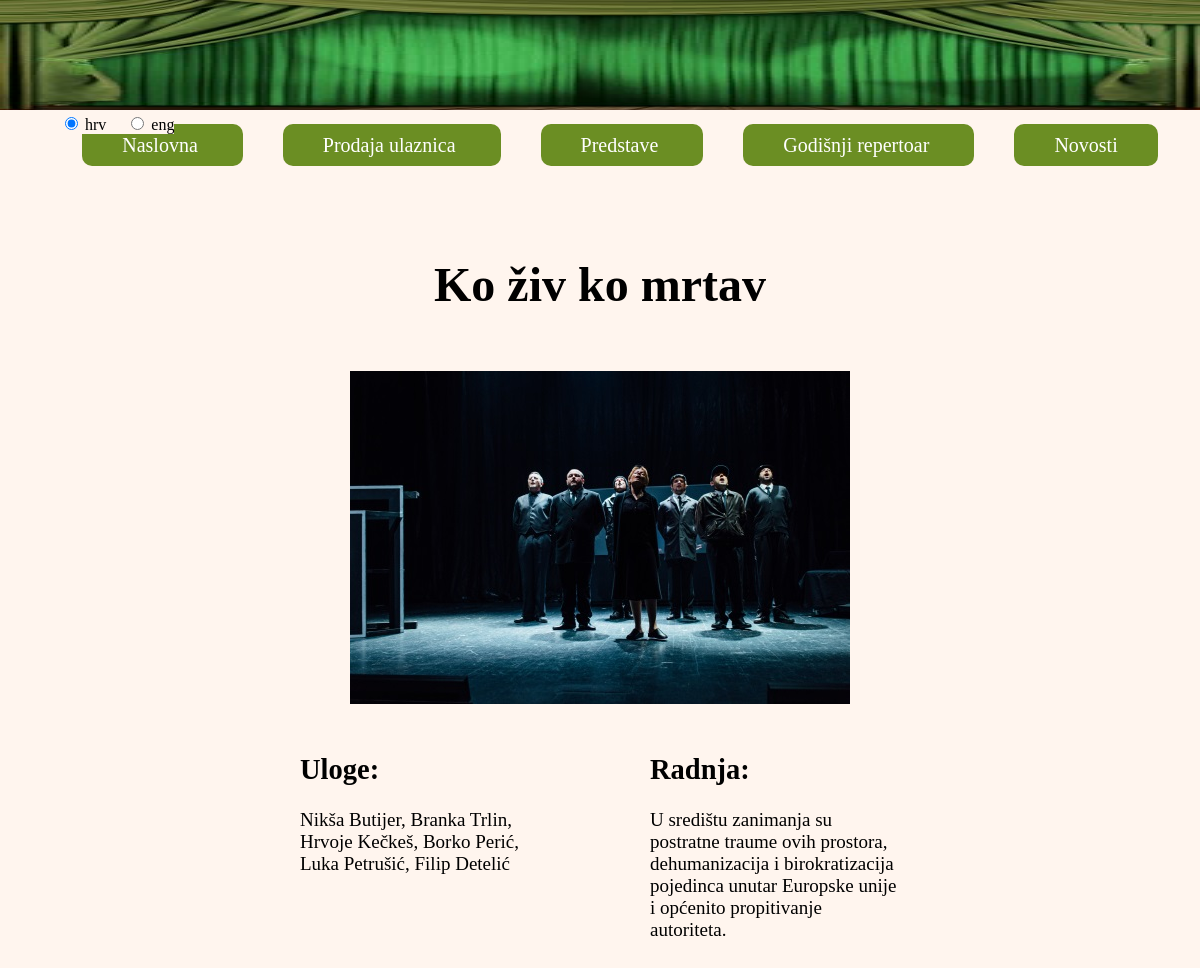
/koZivKoMrtav.php, run on the app's committed database.
### tables this page shows
CREATE TABLE `jezik` (
  `naziv` varchar(30) DEFAULT NULL,
  `hrv` varchar(400) DEFAULT NULL,
  `eng` varchar(400) DEFAULT NULL
);

### koZivKoMrtav.php (the view, shortened to what this page needs)
<!DOCTYPE html>
<html>
	<head>
		<?php
			$con = mysqli_connect("localhost", "root", "root", "kazaliste")
					or die("Neuspjesno spajanje na server");
			$con->set_charset('utf8');
		 ?>
		<link rel="stylesheet" type="text/css" href="mojstil.css">
		<header>
			<img src="zavjesa.jpg" alt="zavjesa" id="header">
			<form method="post" action="koZivKoMrtav.php" class="izborJezika" name="izborJezika"
					onClick="document.forms.izborJezika.submit();">
				<?php
					if(empty($_POST) && !isset($_SESSION['language']))
						echo '<input type="radio" name="jezik" value="hrv" checked> hrv &nbsp;&nbsp;&nbsp;
								<input type="radio" name="jezik" value="eng"> eng';
				?>
			</form>
		</header>
	</head>
	<body>
		<ul>
			<a href="naslovna.php">
				<li>
					<?php
						$query = "SELECT * FROM jezik WHERE naziv='naslovna'";
						$result = mysqli_query($con, $query);
						$row = mysqli_fetch_array($result);
						if(!empty($_POST))
							echo $row[$_POST['jezik']];
						else if(empty($_POST) && !isset($_SESSION['language']))
							echo $row['hrv'];
						else if(empty($_POST) && isset($_SESSION['language']))
							echo $row[$_SESSION['language']];
				 	?>
				</li>
			</a>
			<a href="prodaja_ulaznica.php">
				<li>
					<?php
						$query = "SELECT * FROM jezik WHERE naziv='prodajaUlaznica'";
						$result = mysqli_query($con, $query);
						$row = mysqli_fetch_array($result);
						if(!empty($_POST))
							echo $row[$_POST['jezik']];
						else if(empty($_POST) && !isset($_SESSION['language']))
							echo $row['hrv'];
						else if(empty($_POST) && isset($_SESSION['language']))
							echo $row[$_SESSION['language']];
				 	?>
				</li>
			</a>
			<a href="predstave.php">
				<li>
					<?php
						$query = "SELECT * FROM jezik WHERE naziv='predstave'";
						$result = mysqli_query($con, $query);
						$row = mysqli_fetch_array($result);
						if(!empty($_POST))
							echo $row[$_POST['jezik']];
						else if(empty($_POST) && !isset($_SESSION['language']))
							echo $row['hrv'];
						else if(empty($_POST) && isset($_SESSION['language']))
							echo $row[$_SESSION['language']];
				 	?>
				</li>
			</a>
			<a href="godisnji_repertoar.php">
				<li>
					<?php
						$query = "SELECT * FROM jezik WHERE naziv='godišnjiRepertoar'";
						$result = mysqli_query($con, $query);
						$row = mysqli_fetch_array($result);
						if(!empty($_POST))
							echo $row[$_POST['jezik']];
						else if(empty($_POST) && !isset($_SESSION['language']))
							echo $row['hrv'];
						else if(empty($_POST) && isset($_SESSION['language']))
							echo $row[$_SESSION['language']];
				 	?>
				</li>
			</a>
			<a href="novosti.php">
				<li>
					<?php
						$query = "SELECT * FROM jezik WHERE naziv='novosti'";
						$result = mysqli_query($con, $query);
						$row = mysqli_fetch_array($result);
						if(!empty($_POST))
							echo $row[$_POST['jezik']];
						else if(empty($_POST) && !isset($_SESSION['language']))
							echo $row['hrv'];
						else if(empty($_POST) && isset($_SESSION['language']))
							echo $row[$_SESSION['language']];
				 	?>
				</li>
			</a>
		</ul>
		<div class="glavni">
			<h1>
				<?php
					$query = "SELECT * FROM jezik WHERE naziv='predstava1'";
					$result = mysqli_query($con, $query);
					$row = mysqli_fetch_array($result);
					if(!empty($_POST))
						echo $row[$_POST['jezik']];
					else if(empty($_POST) && !isset($_SESSION['language']))
						echo $row['hrv'];
					else if(empty($_POST) && isset($_SESSION['language']))
						echo $row[$_SESSION['language']];
				?>
			</h1>
			<br>
			<img src="koZivKoMrtavSlika.jpg" alt="Ko živ ko mrtav slika">
		</div>
		<div class="pomocni">
			<div class="donjiLijevi">
				<h2>
					<?php
						$query = "SELECT * FROM jezik WHERE naziv='uloge'";
						$result = mysqli_query($con, $query);
						$row = mysqli_fetch_array($result);
						if(!empty($_POST))
							echo $row[$_POST['jezik']];
						else if(empty($_POST) && !isset($_SESSION['language']))
							echo $row['hrv'];
						else if(empty($_POST) && isset($_SESSION['language']))
							echo $row[$_SESSION['language']];
					?>
				</h2>
				<?php
					$query = "SELECT * FROM jezik WHERE naziv='uloge1'";
					$result = mysqli_query($con, $query);
					$row = mysqli_fetch_array($result);
					if(!empty($_POST))
						echo $row[$_POST['jezik']];
					else if(empty($_POST) && !isset($_SESSION['language']))
						echo $row['hrv'];
					else if(empty($_POST) && isset($_SESSION['language']))
						echo $row[$_SESSION['language']];
				?>
			</div>
			<div class="donjiDesni">
				<h2>
					<?php
						$query = "SELECT * FROM jezik WHERE naziv='radnja'";
						$result = mysqli_query($con, $query);
						$row = mysqli_fetch_array($result);
						if(!empty($_POST))
							echo $row[$_POST['jezik']];
						else if(empty($_POST) && !isset($_SESSION['language']))
							echo $row['hrv'];
						else if(empty($_POST) && isset($_SESSION['language']))
							echo $row[$_SESSION['language']];
					?>
				</h2>
				<?php
					$query = "SELECT * FROM jezik WHERE naziv='radnja1'";
					$result = mysqli_query($con, $query);
					$row = mysqli_fetch_array($result);
					if(!empty($_POST))
						echo $row[$_POST['jezik']];
					else if(empty($_POST) && !isset($_SESSION['language']))
						echo $row['hrv'];
					else if(empty($_POST) && isset($_SESSION['language']))
						echo $row[$_SESSION['language']];
				?>
			</div>
		</div>
	</body>
</html>

### mojstil.css (style rules this page uses)
#header { min-width: 100%; height: 110px; }
body { background-color: SeaShell; width: 100%; margin-top: 0px; margin-left: 0px; }
li { display: inline; background-color: OliveDrab; padding: 10px 40px 10px; border-radius: 10px; font-size: 20px; }
ul { margin: 20px auto; text-align: center; }
ul a:link { text-decoration: none; color: white; margin: 20px; }
.izborJezika { background-color: SeaShell; position :absolute; margin-bottom: 0px; margin-left: 5%; }
.glavni { margin: 100px auto 20px; width: 600px; text-align: center; font-size: 24px; }
.pomocni { width: 600px; margin: 0 auto; }
.donjiLijevi { float: left; width: 250px; font-size: 19px; margin-bottom: 30px; }
.donjiDesni { float:right; width: 250px; font-size: 19px; margin-bottom: 30px; }

### data on the page
jezik: hrv "Naslovna"
jezik: hrv "Prodaja ulaznica"
jezik: hrv "Predstave"
jezik: hrv "Godišnji repertoar"
jezik: hrv "Novosti"
jezik: hrv "Ko živ ko mrtav"
jezik: hrv "Uloge:"
jezik: hrv "Nikša Butijer, Branka Trlin, Hrvoje Kečkeš, Borko Perić, Luka Petrušić, Filip Detelić"
jezik: hrv "Radnja:"
jezik: hrv "U središtu zanimanja su postratne traume ovih prostora, dehumanizacija i birokratizacija pojedinca unutar Europske unije i općenito propitivanje autoriteta."
